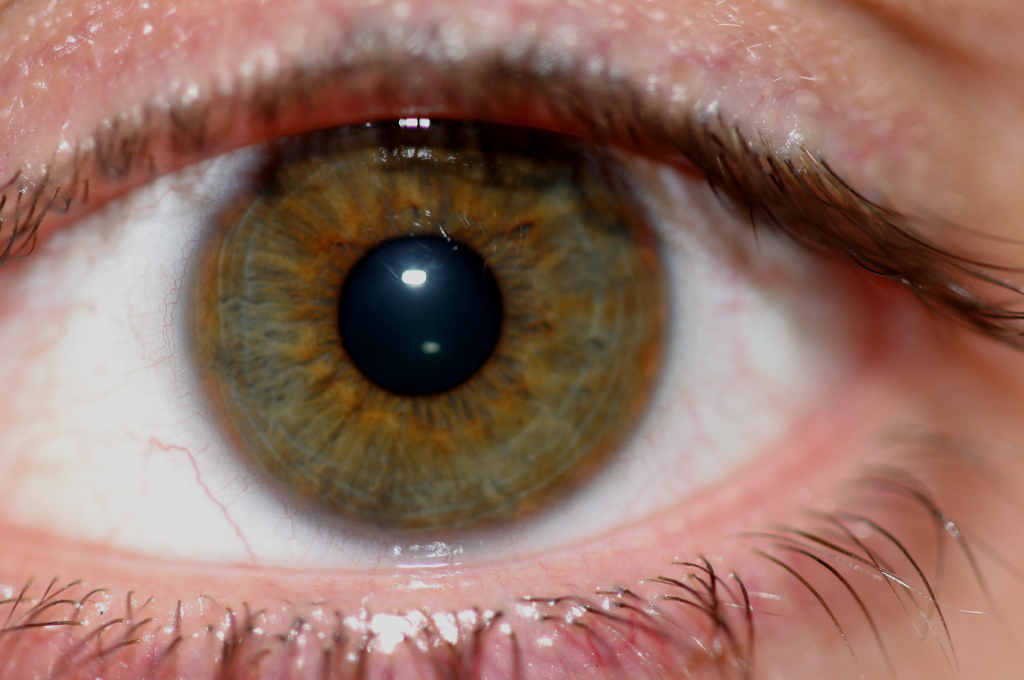
#> input picture teczowka_data/028/IMG_028_L_3.JPG, 2048 x 1360 px, found by its file name (shown at 1/2 size)
$ jupyter execute --allow-errors main.ipynb
#> lines starting #> are read from the running program, lines starting #| are printed output that depends on the picture; after the words box and inside, x2 and y2 are one past the last pixel; in counts of white or black regions, pixels touching at a corner belong together
### Threshold.py
import numpy as np

def binarize(grayscale_image, threshold):
    h, w = grayscale_image.shape[0:2]
    mean_intensity = np.sum(grayscale_image) / (h * w)
    binary_image = np.where(grayscale_image > mean_intensity * threshold, 255, 0).astype(np.uint8)


    return binary_image

### Contour.py
import cv2
import numpy as np

def keep_largest_contour(image):
    inverted = cv2.bitwise_not(image)
    contours, _ = cv2.findContours(inverted, cv2.RETR_EXTERNAL, cv2.CHAIN_APPROX_SIMPLE)

    if contours:
        biggest_contour = max(contours, key=cv2.contourArea)
        result = np.ones_like(image) * 255
        cv2.drawContours(result, [biggest_contour], -1, (0), thickness=cv2.FILLED)

        return result

    return image

### main.ipynb
[cell 1]
from Threshold import binarize
from Morphology import erode, dilate
from Contour import keep_largest_contour
import os
import numpy as np
import pandas as pd
from PIL import Image
import cv2
import matplotlib.pyplot as plt

[cell 2]
# image_raw = cv2.imread('eyes/6L1.bmp', 0)
# image_raw = cv2.imread('/Users/mateuszdeptuch/SCHOOL/Biometria/Biometria2/teczowka_data/034/IMG_034_L_5.JPG', 0)
image_raw = cv2.imread('/Users/mateuszdeptuch/SCHOOL/Biometria/Biometria2/teczowka_data/028/IMG_028_L_3.JPG', 0)
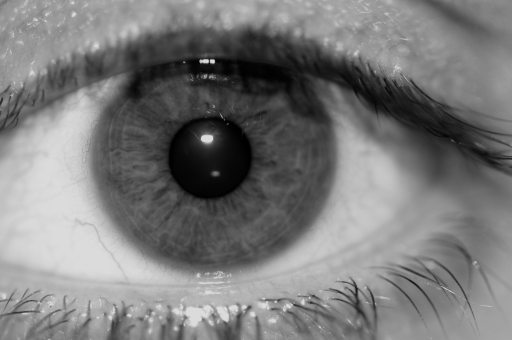
#> image_raw: shape (1360, 2048) (shown at 1/4 size); min 0, max 221, mean 121.3

# TODO

- dobrać operacje morfologiczne dla tęczówki
- przetestować na wszystkich osobach chociaż
- ewentualnie zrobić skośne projekcje
- rozwijanie tęczówki
- raport
- ewentualnie wrzucić na streamlita
- ewentualnie zrobić jakoś lepiej wykrywanie promienia tęczówki
- rozpoznawanie na podstawie rozwiniętej tęczówki

# detekcja źrenicy

[cell 3]
image_bin = binarize(image_raw, threshold=0.22)
#> in binarize, `mean_intensity = np.sum(grayscale_image) / (h * w)`: mean_intensity = 121.3
#> in binarize, `binary_image = np.where(grayscale_image > mean_intensity * threshold, ..`:
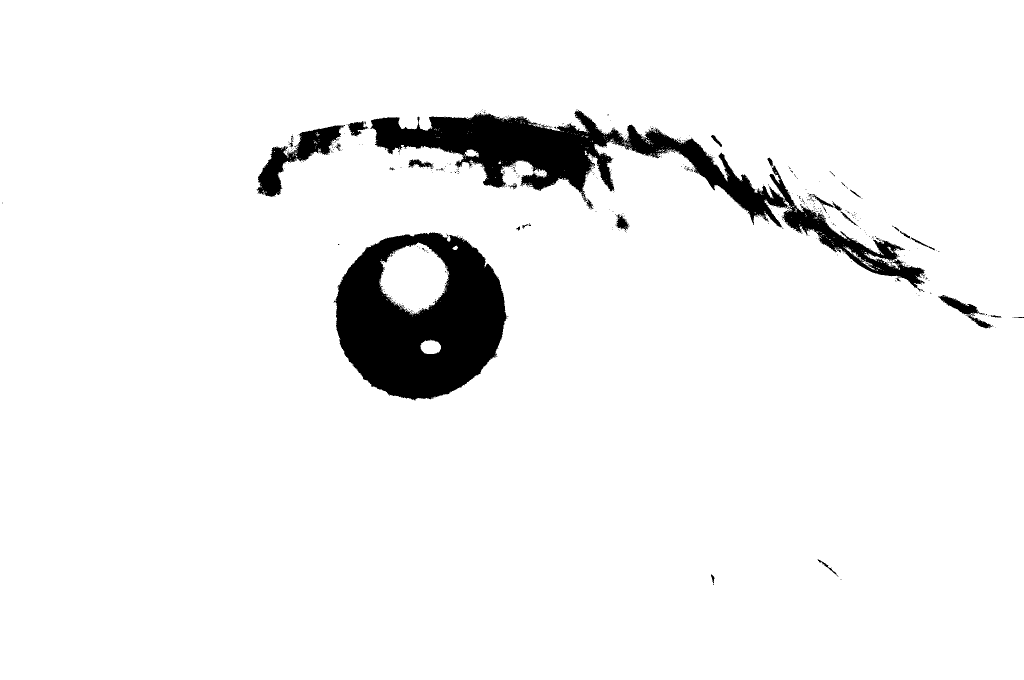
#> binary_image: shape (1360, 2048) (shown at 1/2 size); 94.4% white; 575 black regions (544 under 20 px), largest, box (x1, y1, x2, y2) and area: (668, 465, 1017, 801) 74311, (740, 220, 1849, 583) 67454, (513, 250, 690, 394) 7606

# czyszczenie
kernel = cv2.getStructuringElement(cv2.MORPH_ELLIPSE, (5, 5))
image = cv2.erode(image_bin, kernel, iterations=2)
#> image: shape (1360, 2048); 92.6% white; 24 black regions, largest, box (x1, y1, x2, y2) and area: (509, 214, 1863, 596) 112271, (662, 461, 1021, 805) 82776, (1873, 586, 2007, 661) 3524
image = cv2.dilate(image, kernel, iterations=2)
#> image: shape (1360, 2048); 94% white; 74 black regions (57 under 20 px), largest, box (x1, y1, x2, y2) and area: (739, 218, 1859, 584) 78084, (666, 465, 1017, 801) 75916, (513, 250, 690, 394) 8981
image = cv2.morphologyEx(image, cv2.MORPH_OPEN, kernel, iterations=2)
image = cv2.morphologyEx(image, cv2.MORPH_CLOSE, kernel, iterations=2)
#> image: shape (1360, 2048); 94.1% white; 14 black regions, largest, box (x1, y1, x2, y2) and area: (669, 465, 1015, 800) 75781, (743, 219, 1853, 574) 74992, (515, 251, 681, 394) 8810
image = cv2.medianBlur(image, 5)
#> image: shape (1360, 2048); 94.1% white; 13 black regions, largest, box (x1, y1, x2, y2) and area: (669, 465, 1015, 800) 75789, (743, 220, 1853, 573) 75080, (515, 251, 681, 393) 8797
image = keep_largest_contour(image)
#> in keep_largest_contour, `contours, _ = cv2.findContours(inverted, cv2.RETR_EXTERNAL, cv2.CHAIN_..`: contours = 13 contours; largest, box (x1, y1, x2, y2) and area: (669, 465, 1015, 800) 89108, (743, 220, 1853, 573) 73762, (515, 251, 681, 393) 8542, (1881, 590, 1981, 656) 1701, (697, 243, 733, 272) 690
#> in keep_largest_contour, `biggest_contour = max(contours, key=cv2.contourArea)`: biggest_contour = contour of 491 points, box (x1, y1, x2, y2) (669, 465, 1015, 800), area 89108

# projekcja
binary_image = (image > 0).astype(np.uint8)
#> binary_image: shape (1360, 2048); values 0 (black) and 1 (white), 96.8% white; 1 black region, box (x1, y1, x2, y2) and area: (669, 465, 1015, 800) 89598
horizontal_proj = np.sum(binary_image, axis=1)
#> horizontal_proj = 1360 values, max 2048 at index 0, min 1705 at index 632, mean 1982.1
vertical_proj = np.sum(binary_image, axis=0)
#> vertical_proj = 2048 values, max 1360 at index 0, min 1027 at index 862, mean 1316.3

# środek
x = int(np.mean(np.where(vertical_proj == np.min(vertical_proj))[0]))
#> x = 862
y = int(np.mean(np.where(horizontal_proj == np.min(horizontal_proj))[0]))
#> y = 632

# promień
left_edge = np.min(np.where(vertical_proj < max(vertical_proj)))
#> left_edge = 669
right_edge = np.max(np.where(vertical_proj < max(vertical_proj)))
#> right_edge = 1014
radius_horizontal = (right_edge - left_edge) // 2
#> radius_horizontal = 172

top_edge = np.min(np.where(horizontal_proj < max(horizontal_proj)))
#> top_edge = 465
bottom_edge = np.max(np.where(horizontal_proj < max(horizontal_proj)))
#> bottom_edge = 799
radius_vertical = (bottom_edge - top_edge) // 2
#> radius_vertical = 167

radius_pupil = (radius_horizontal + radius_vertical) // 2
#> radius_pupil = 169

# zaznaczenie środka i promienia
image_center = cv2.cvtColor(image_raw.copy(), cv2.COLOR_GRAY2BGR)
image_center = cv2.circle(image_center, (x, y), radius_pupil, (255, 0, 0), 1)
#> image_center: shape (1360, 2048, 3); mean B, G, R 121.4, 121.3, 121.3
image_center = cv2.circle(image_center, (x, y), 0, (255, 0, 0), 5)
#> image_center: shape (1360, 2048, 3); mean B, G, R 121.4, 121.3, 121.3

# wyświetlenie zdjęć i wykresów
plt.figure(figsize=(12, 8))
plt.subplot(2, 3, 1); plt.imshow(image_raw, cmap='gray'); plt.title('Original Image'); plt.axis('off')
plt.subplot(2, 3, 2); plt.imshow(image_bin, cmap='gray'); plt.title('Binarized Image'); plt.axis('off')
plt.subplot(2, 3, 3); plt.imshow(image, cmap='gray'); plt.title('Pupil Detection'); plt.axis('off')
plt.subplot(2, 3, 4); plt.imshow(image_center); plt.title('Center and radius detection'); plt.axis('off')
plt.subplot(2, 3, 5); plt.plot(horizontal_proj, color='red'); plt.title('Horizontal Projection')
plt.subplot(2, 3, 6); plt.plot(vertical_proj, color='red'); plt.title('Vertical Projection')
plt.show()

# detekcja tęczówki

[cell 4]
mask_pupil = np.zeros_like(image_raw)
cv2.circle(mask_pupil, (x, y), radius_pupil, 255, thickness=-1)
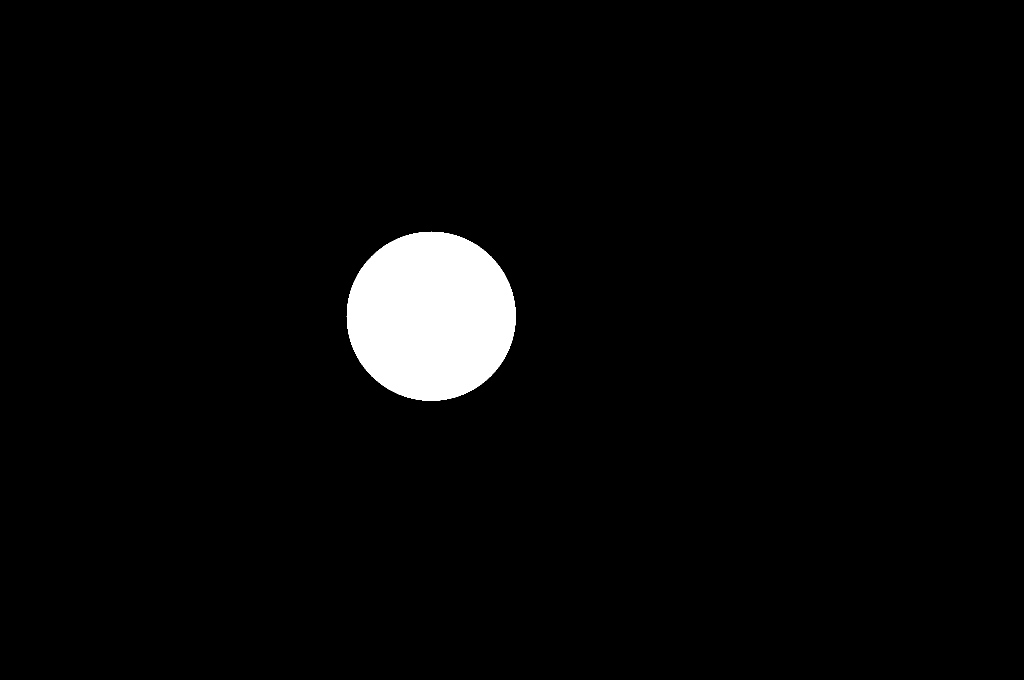
#> mask_pupil: shape (1360, 2048) (shown at 1/2 size); 3.2% white; 1 white region, box (x1, y1, x2, y2) and area: (693, 463, 1032, 802) 89673

# Step 2: Create a circular mask for the entire region (outer area)
mask_outer = np.ones_like(image_raw) * 255
cv2.circle(mask_outer, (x, y), radius_pupil, 0, thickness=-1)  # Invert the mask to exclude pupil

# Step 3: Mask the image with the outer region to get brightness outside the pupil
outer_region = cv2.bitwise_and(image_raw, image_raw, mask=mask_outer)

# Step 4: Calculate the mean brightness in the outer region (around the iris)
mean_brightness = np.mean(outer_region[mask_outer > 0])
#> mean_brightness = 124.6

# Step 5: Set a dynamic threshold based on the mean brightness of the outer region
threshold = mean_brightness / 255 *1.22
#> threshold = 0.596
    # Relative thresholding

# Step 6: Binarize using the dynamically calculated threshold
image_bin = binarize(image_raw, threshold=threshold)

# czyszczenie
small_kernel = cv2.getStructuringElement(cv2.MORPH_ELLIPSE, (3, 3))
big_kernel = cv2.getStructuringElement(cv2.MORPH_ELLIPSE, (5, 5))
image = cv2.dilate(image_bin, big_kernel, iterations=9)
#> image: shape (1360, 2048); 88.7% white; 12 black regions (6 under 20 px), largest, box (x1, y1, x2, y2) and area: (501, 137, 1991, 853) 312599, (360, 263, 405, 293) 859, (738, 992, 783, 1037) 626, (769, 391, 782, 420) 197, (1102, 696, 1139, 717) 187, (1123, 533, 1133, 542) 28
image = cv2.erode(image, small_kernel, iterations=2)
#> image: shape (1360, 2048); 88% white; 7 black regions, largest, box (x1, y1, x2, y2) and area: (499, 135, 1993, 855) 330108, (358, 261, 407, 295) 1107, (736, 990, 785, 1039) 929
image = keep_largest_contour(image)
#> in keep_largest_contour (call 2), `inverted = cv2.bitwise_not(image)`:
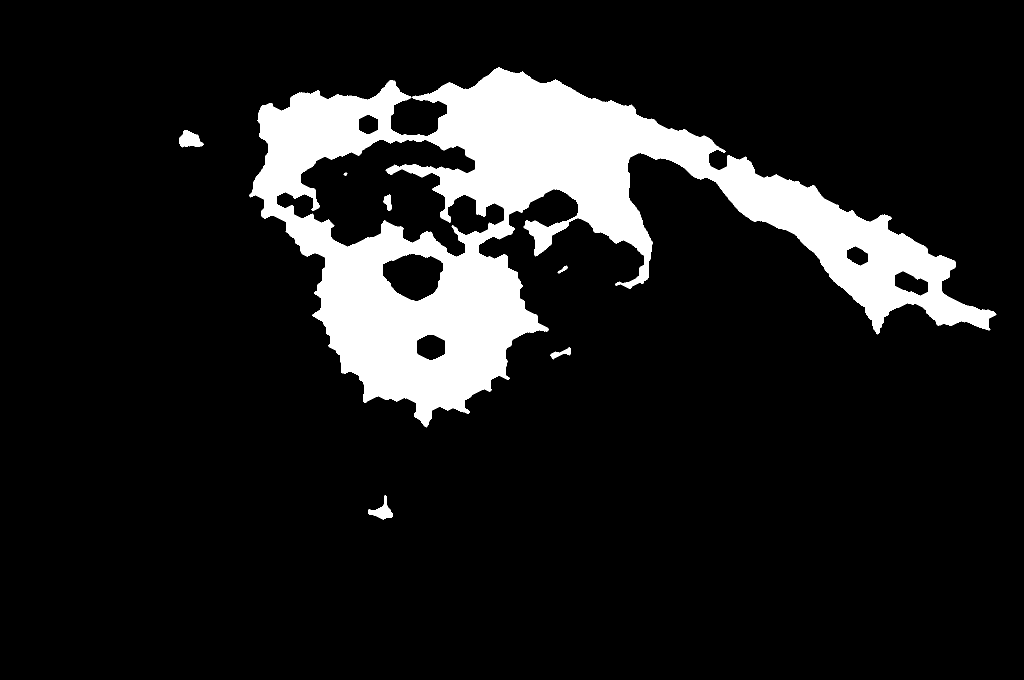
#> inverted: shape (1360, 2048) (shown at 1/2 size); 12% white; 7 white regions
#> in keep_largest_contour (call 2), `contours, _ = cv2.findContours(inverted, cv2.RETR_EXTERNAL, cv2.CHAIN_..`: contours = 5 contours; box (x1, y1, x2, y2) and area: (499, 135, 1993, 855) 398138, (358, 261, 407, 295) 1044, (736, 990, 785, 1039) 852, (1100, 694, 1141, 719) 326, (1115, 531, 1135, 547) 92
#> in keep_largest_contour (call 2), `biggest_contour = max(contours, key=cv2.contourArea)`: biggest_contour = contour of 3769 points, box (x1, y1, x2, y2) (499, 135, 1993, 855), area 398138
image = cv2.erode(image, big_kernel, iterations=4)
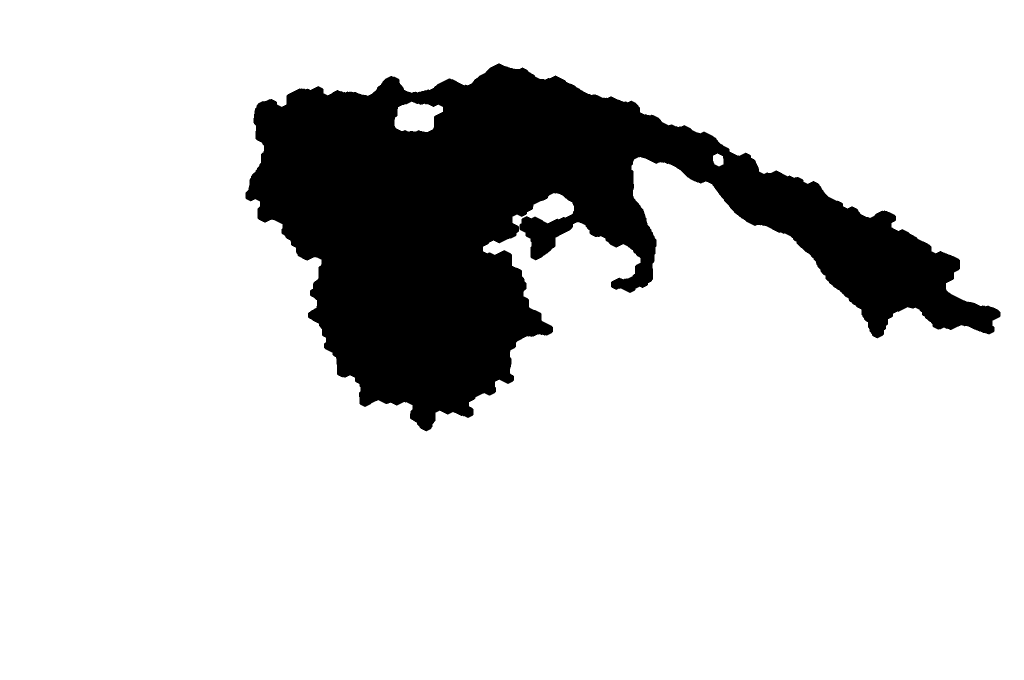
#> image: shape (1360, 2048) (shown at 1/2 size); 83.8% white; 1 black region, box (x1, y1, x2, y2) and area: (491, 127, 2001, 863) 450383

# projekcja
binary_image = (image > 0).astype(np.uint8)
horizontal_proj = np.sum(binary_image, axis=1)
#> horizontal_proj = 1360 values, max 2048 at index 0, min 1016 at index 439, mean 1716.8
vertical_proj = np.sum(binary_image, axis=0)
#> vertical_proj = 2048 values, max 1360 at index 0, min 689 at index 895, mean 1140.1

# promień
left_edge = np.min(np.where(vertical_proj < max(vertical_proj)))
#> left_edge = 491
right_edge = np.max(np.where(vertical_proj < max(vertical_proj)))
#> right_edge = 2000
radius_horizontal = (right_edge - left_edge) // 2
#> radius_horizontal = 754

top_edge = np.min(np.where(horizontal_proj < max(horizontal_proj)))
#> top_edge = 127
bottom_edge = np.max(np.where(horizontal_proj < max(horizontal_proj)))
#> bottom_edge = 862
radius_vertical = (bottom_edge - top_edge) // 2
#> radius_vertical = 367

radius_iris = (radius_horizontal + radius_vertical) // 2
#> radius_iris = 560

# zaznaczenie środka i promienia
image_center = cv2.cvtColor(image_raw.copy(), cv2.COLOR_GRAY2BGR)
image_center = cv2.circle(image_center, (x, y), radius_iris, (255, 0, 0), 1)
#> image_center: shape (1360, 2048, 3); mean B, G, R 121.4, 121.1, 121.1
image_center = cv2.circle(image_center, (x, y), 0, (255, 0, 0), 5)
#> image_center: shape (1360, 2048, 3); mean B, G, R 121.4, 121.1, 121.1

# wyświetlenie zdjęć i wykresów
plt.figure(figsize=(12, 8))
plt.subplot(2, 3, 1); plt.imshow(image_raw, cmap='gray'); plt.title('Original Image'); plt.axis('off')
plt.subplot(2, 3, 2); plt.imshow(image_bin, cmap='gray'); plt.title('Binarized Image'); plt.axis('off')
plt.subplot(2, 3, 3); plt.imshow(image, cmap='gray'); plt.title('Iris Detection'); plt.axis('off')
plt.subplot(2, 3, 4); plt.imshow(image_center); plt.title('Center and radius detection'); plt.axis('off')
plt.subplot(2, 3, 5); plt.plot(horizontal_proj, color='red'); plt.title('Horizontal Projection')
plt.subplot(2, 3, 6); plt.plot(vertical_proj, color='red'); plt.title('Vertical Projection')
plt.show()

### rozne proby doboru parametrow

[cell 5]
# [102 lines of commented-out code are left out]

[cell 6]
# [108 lines of commented-out code are left out]

# rozwijanie tęczówki

[cell 7]
def normalize_iris(image, x, y, r_pupil, r_iris, height=64, width=512):
    """
    Normalize the iris region into a rectangular image.

    Parameters:
    - image: grayscale eye image
    - x, y: center of the pupil and iris (assumed same)
    - r_pupil: pupil radius
    - r_iris: iris radius
    - height: vertical resolution (r steps)
    - width: horizontal resolution (theta steps)

    Returns:
    - normalized iris image
    """
    theta = np.linspace(0, 2 * np.pi, width)
    r = np.linspace(0, 1, height)

    # Create grid for polar coords
    r_grid, theta_grid = np.meshgrid(r, theta)

    # Interpolate from pupil to iris boundary
    x_pupil = x + r_pupil * np.cos(theta_grid)
    y_pupil = y + r_pupil * np.sin(theta_grid)
    x_iris = x + r_iris * np.cos(theta_grid)
    y_iris = y + r_iris * np.sin(theta_grid)

    # Linear interpolation between pupil and iris
    x_coords = (1 - r_grid) * x_pupil + r_grid * x_iris
    y_coords = (1 - r_grid) * y_pupil + r_grid * y_iris

    # Map coordinates to image
    x_coords = np.clip(x_coords, 0, image.shape[1] - 1).astype(np.float32)
    y_coords = np.clip(y_coords, 0, image.shape[0] - 1).astype(np.float32)

    # Remap image using polar coords
    normalized = cv2.remap(image, x_coords, y_coords, cv2.INTER_LINEAR)

    return normalized.T # transpose to get (height x width)

[cell 8]
norm = normalize_iris(image_raw, x, y, radius_pupil, radius_iris)
#> in normalize_iris, `x_coords = (1 - r_grid) * x_pupil + r_grid * x_iris`:
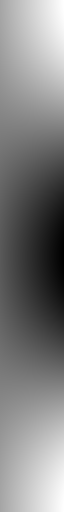
#> x_coords: shape (512, 64) float64; min 302, max 1422, mean 862.7; drawn with min black and max white
#> in normalize_iris, `y_coords = (1 - r_grid) * y_pupil + r_grid * y_iris`:
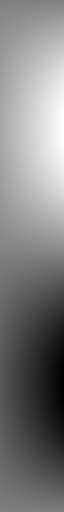
#> y_coords: shape (512, 64) float64; min 72, max 1192, mean 632; drawn with min black and max white
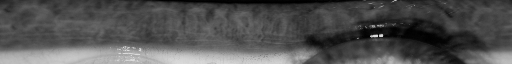
#> norm: shape (64, 512); min 0, max 219, mean 81.7
plt.imshow(norm, cmap='gray')

[cell 9]
from scipy.signal import convolve2d
from scipy.ndimage import gaussian_filter1d

def gabor_wavelet_1d(size=31, f=3):
    sigma = 0.5 * np.pi * f
    x = np.linspace(-size // 2, size // 2, size)
    gabor = np.exp(-x**2 / (2 * sigma**2)) * np.cos(2 * np.pi * f * x)
    return gabor

    # [12 lines of commented-out code are left out]

def iris_code(normalized_iris, num_strips=8, f =3):
    num_strips = num_strips + 2
    height, width = normalized_iris.shape
    strip_height = height // num_strips
    iris_code = []

    # gabor = gabor_filter(size=31, f = f, orientation=0)
    gabor = gabor_wavelet_1d(size=31, f=f)

    for i in range(1, num_strips - 1):  # pomijamy górny i dolny pasek
        start_row = i * strip_height
        end_row = (i + 1) * strip_height
        strip = normalized_iris[start_row:end_row, :]

        rect_width = strip.shape[1] // 128
        one_d_strip = []

        for j in range(128):
            start_col = j * rect_width
            end_col = (j + 1) * rect_width
            segment = strip[:, start_col:end_col]

            # Uśrednianie wzdłuż kolumny (czyli kierunek radialny)
            mean_intensity = segment.mean(axis=0)
            # Gaussowskie wygładzenie – radialne
            smoothed = gaussian_filter1d(mean_intensity, sigma=2)
            # Jedna wartość jako średnia z wygładzonego sygnału 1D
            value = np.mean(smoothed)

            one_d_strip.append(value)

        # Zamiana 1D sygnału na 1D kod binarny przy pomocy falki Gabora
        one_d_strip = np.array(one_d_strip) # 2D dla conv
        response = np.convolve(one_d_strip, gabor, mode='same')
        binary = (response > 0).astype(np.uint8).flatten()

        iris_code.append(binary)

    # Zwracamy kod jako macierz (pasy x 128 bitów)
    return np.array(iris_code)

[cell 10]
normalized = norm
plt.imshow(normalized, cmap='gray')
normalized = normalize_iris(image, x, y, radius_pupil, radius_iris)
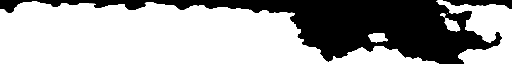
#> normalized: shape (64, 512); min 0, max 255, mean 165.8

[cell 11]
code = iris_code(normalized, f=3)
#> after the loop in iris_code, `for i in range(1, num_strips - 1):`: iris_code = 8 items
plt.imshow(code, cmap='gray')
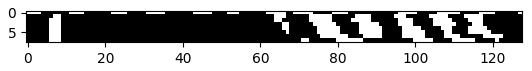
#> figure drawn by matplotlib, 1 panel
